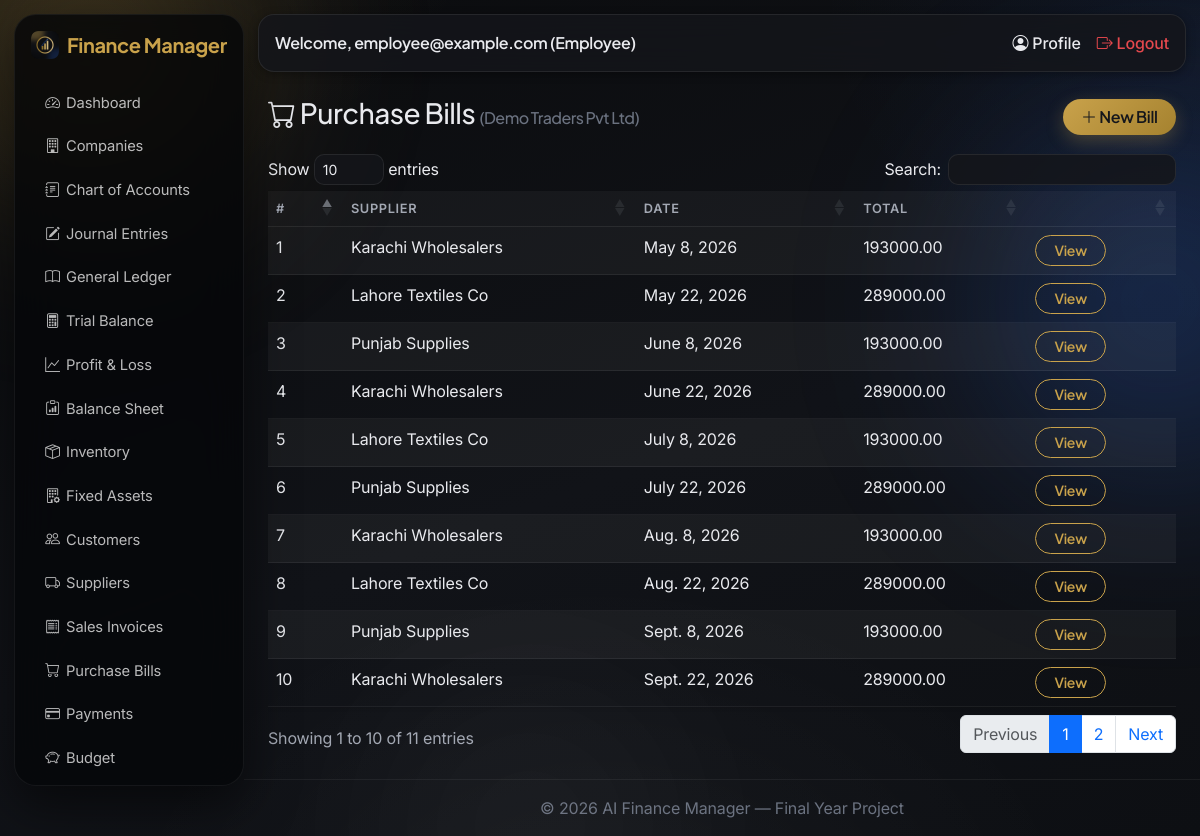
Page /transactions/bills/ (signed in) on the committed database.
### accounts/models.py (models this page shows, shortened)
class User(AbstractUser):
    class Role(models.TextChoices):
        SUPER_ADMIN = 'SUPER_ADMIN', 'Super Admin'
        COMPANY_OWNER = 'COMPANY_OWNER', 'Company Owner'
        ACCOUNTANT = 'ACCOUNTANT', 'Accountant'
        EMPLOYEE = 'EMPLOYEE', 'Employee'
    role = models.CharField(max_length=20, choices=Role.choices, default=Role.COMPANY_OWNER)
    email = models.EmailField(unique=True)
    phone = models.CharField(max_length=20, blank=True)
    profile_picture = models.ImageField(upload_to='profile_pics/', blank=True, null=True)

### companies/models.py (models this page shows, shortened)
class Company(models.Model):
    owner = models.ForeignKey(settings.AUTH_USER_MODEL, on_delete=models.CASCADE, related_name='companies')
    name = models.CharField(max_length=200)
    country = models.CharField(max_length=100)
    currency = models.CharField(max_length=10, default='USD')
    fiscal_year_start = models.DateField()
    class Standard(models.TextChoices):
        IFRS = 'IFRS', 'IFRS'
        GAAP = 'GAAP', 'US GAAP'
    class InventoryMethod(models.TextChoices):
        FIFO = 'FIFO', 'FIFO (First-In, First-Out)'
        LIFO = 'LIFO', 'LIFO (Last-In, First-Out) - US GAAP only'
        WAC = 'WAC', 'Weighted Average Cost'
    accounting_standard = models.CharField(
        max_length=20, choices=Standard.choices, default=Standard.IFRS,
        help_text='Controls how inventory is valued and how the Balance Sheet / Income Statement are presented.',
    )
    inventory_method = models.CharField(
        max_length=10, choices=InventoryMethod.choices, default=InventoryMethod.FIFO,
        help_text='Cost-flow method. LIFO is prohibited under IFRS (IAS 2).',
    )
    logo = models.ImageField(upload_to='company_logos/', blank=True, null=True)
    address = models.CharField(max_length=255, blank=True)
    phone = models.CharField(max_length=20, blank=True)
    email = models.EmailField(blank=True)
    created_at = models.DateTimeField(auto_now_add=True)
    staff = models.ManyToManyField(
        settings.AUTH_USER_MODEL, blank=True, related_name='member_companies',
        help_text='Accountants/Employees granted access to this company.',
    )
    class Meta:
        verbose_name_plural = 'Companies'
        ordering = ['-created_at']

### transactions/models.py (models this page shows, shortened)
class PurchaseBill(models.Model):
    company = models.ForeignKey(Company, on_delete=models.CASCADE, related_name='purchase_bills')
    supplier = models.ForeignKey(Supplier, on_delete=models.CASCADE, related_name='bills')
    purchase_date = models.DateField()
    created_at = models.DateTimeField(auto_now_add=True)
    @property
    def total(self):
        return sum(line.total for line in self.lines.all())

class Supplier(models.Model):
    company = models.ForeignKey(Company, on_delete=models.CASCADE, related_name='suppliers')
    name = models.CharField(max_length=150)
    phone = models.CharField(max_length=20, blank=True)
    email = models.EmailField(blank=True)
    address = models.CharField(max_length=255, blank=True)

class PurchaseBillLine(models.Model):
    bill = models.ForeignKey(PurchaseBill, on_delete=models.CASCADE, related_name='lines')
    item = models.ForeignKey(InventoryItem, on_delete=models.CASCADE)
    quantity = models.PositiveIntegerField()
    amount = models.DecimalField(max_digits=12, decimal_places=2)
    @property
    def total(self):
        return self.quantity * self.amount

### transactions/views.py (the view)
# urls.py: path('bills/', views.bill_list, name='bill_list'),
@login_required
def bill_list(request):
    company = get_active_company(request)
    bills = PurchaseBill.objects.filter(company=company) if company else PurchaseBill.objects.none()
    return render(request, 'transactions/bill_list.html', {'bills': bills, 'company': company})

### accounting/views.py (called while the page is built)
def get_active_company(request):
    accessible = user_accessible_companies(request.user)
    company_id = request.session.get('active_company_id')
    company = None
    if company_id:
        company = accessible.filter(pk=company_id).first()
    if not company:
        company = accessible.first()
        if company:
            request.session['active_company_id'] = company.pk
    return company

### accounts/permissions.py (called while the page is built)
def is_super_admin(user):
    return user.is_authenticated and user.role == user.Role.SUPER_ADMIN

def user_accessible_companies(user):
    from companies.models import Company
    if is_super_admin(user):
        return Company.objects.all()
    return Company.objects.filter(models_q_owner_or_staff(user)).distinct()

def models_q_owner_or_staff(user):
    from django.db.models import Q
    return Q(owner=user) | Q(staff=user)

### transactions/templates/transactions/bill_list.html (shortened to what this page needs)
{% extends 'base.html' %}
{% block content %}
<div class="d-flex justify-content-between align-items-center mb-3">
    <h3><i class="bi bi-cart"></i> Purchase Bills {% if company %}<small class="text-muted fs-6">({{ company.name }})</small>{% endif %}</h3>
    <a href="{% url 'transactions:bill_create' %}" class="btn btn-primary"><i class="bi bi-plus-lg"></i> New Bill</a>
</div>
<div class="table-responsive">
<table class="table table-striped bg-white shadow-sm" data-datatable>
    <thead><tr><th>#</th><th>Supplier</th><th>Date</th><th>Total</th><th></th></tr></thead>
    <tbody>
    {% for bill in bills %}
        <tr>
            <td>{{ bill.pk }}</td><td>{{ bill.supplier.name }}</td><td>{{ bill.purchase_date }}</td><td>{{ bill.total }}</td>
            <td><a href="{% url 'transactions:bill_detail' bill.pk %}" class="btn btn-sm btn-outline-primary">View</a></td>
        </tr>
    {% empty %}
        <tr><td colspan="5" class="text-center text-muted">No purchase bills yet.</td></tr>
    {% endfor %}
    </tbody>
</table>
</div>
{% endblock %}

### templates/base.html (shortened to what this page needs)
<!DOCTYPE html>
<html lang="en">
<head>
    {% load static %}
    <link href="https://cdn.jsdelivr.net/npm/bootstrap@5.3.3/dist/css/bootstrap.min.css" rel="stylesheet">
    <link rel="stylesheet" href="https://cdn.jsdelivr.net/npm/bootstrap-icons@1.11.3/font/bootstrap-icons.css">
    <link rel="stylesheet" href="https://cdn.datatables.net/1.13.8/css/dataTables.bootstrap5.min.css">
    <link rel="stylesheet" href="{% load static %}{% static 'css/style.css' %}">
</head>
<body>
<div class="aurora-blob b1"></div>
<div class="aurora-blob b2"></div>
<div class="aurora-blob b3"></div>
{% if user.is_authenticated %}
<div class="d-flex">
    <nav class="sidebar bg-dark text-white p-3" id="sidebarNav" style="width:230px;">
        <h5 class="mb-4 d-flex align-items-center gap-2">
            <img src="{% static 'img/logo.png' %}" alt="AI Finance Manager" style="width:28px;height:28px;border-radius:7px;">
            Finance Manager
        </h5>
        <ul class="nav nav-pills flex-column gap-1">
            <li class="nav-item"><a class="nav-link text-white" href="{% url 'dashboard:home' %}"><i class="bi bi-speedometer2"></i> Dashboard</a></li>
            <li class="nav-item"><a class="nav-link text-white" href="{% url 'companies:list' %}"><i class="bi bi-building"></i> Companies</a></li>
            <li class="nav-item"><a class="nav-link text-white" href="{% url 'accounting:account_list' %}"><i class="bi bi-journal-text"></i> Chart of Accounts</a></li>
            <li class="nav-item"><a class="nav-link text-white" href="{% url 'accounting:journal_list' %}"><i class="bi bi-pencil-square"></i> Journal Entries</a></li>
            <li class="nav-item"><a class="nav-link text-white" href="{% url 'accounting:ledger' %}"><i class="bi bi-book"></i> General Ledger</a></li>
            <li class="nav-item"><a class="nav-link text-white" href="{% url 'accounting:trial_balance' %}"><i class="bi bi-calculator"></i> Trial Balance</a></li>
            <li class="nav-item"><a class="nav-link text-white" href="{% url 'accounting:profit_and_loss' %}"><i class="bi bi-graph-up"></i> Profit &amp; Loss</a></li>
            <li class="nav-item"><a class="nav-link text-white" href="{% url 'accounting:balance_sheet' %}"><i class="bi bi-clipboard-data"></i> Balance Sheet</a></li>
            <li class="nav-item"><a class="nav-link text-white" href="{% url 'inventory:item_list' %}"><i class="bi bi-box-seam"></i> Inventory</a></li>
            <li class="nav-item"><a class="nav-link text-white" href="{% url 'assets:asset_list' %}"><i class="bi bi-building-gear"></i> Fixed Assets</a></li>
            <li class="nav-item"><a class="nav-link text-white" href="{% url 'transactions:customer_list' %}"><i class="bi bi-people"></i> Customers</a></li>
            <li class="nav-item"><a class="nav-link text-white" href="{% url 'transactions:supplier_list' %}"><i class="bi bi-truck"></i> Suppliers</a></li>
            <li class="nav-item"><a class="nav-link text-white" href="{% url 'transactions:invoice_list' %}"><i class="bi bi-receipt"></i> Sales Invoices</a></li>
            <li class="nav-item"><a class="nav-link text-white" href="{% url 'transactions:bill_list' %}"><i class="bi bi-cart"></i> Purchase Bills</a></li>
            <li class="nav-item"><a class="nav-link text-white" href="{% url 'transactions:payment_list' %}"><i class="bi bi-credit-card"></i> Payments</a></li>
            <li class="nav-item"><a class="nav-link text-white" href="{% url 'transactions:budget_list' %}"><i class="bi bi-piggy-bank"></i> Budget</a></li>
            <li class="nav-item"><a class="nav-link text-white" href="{% url 'reports:ai_dashboard' %}"> AI Reports</a></li>
        </ul>
    </nav>
    <div class="flex-grow-1">
        <nav class="navbar navbar-expand navbar-light bg-white border-bottom px-3">
            <span class="navbar-text">Welcome, {{ user.username }} ({{ user.get_role_display }})</span>
            <div class="ms-auto d-flex gap-3">
                <a href="{% url 'accounts:profile' %}" class="text-decoration-none"><i class="bi bi-person-circle"></i> Profile</a>
                <a href="{% url 'accounts:logout' %}" class="text-decoration-none text-danger"><i class="bi bi-box-arrow-right"></i> Logout</a>
            </div>
        </nav>
        <div class="p-4">
            {% block content %}{% endblock %}
        </div>
        <footer class="text-center text-muted py-3 border-top">
            &copy; {% now "Y" %} AI Finance Manager — Final Year Project
        </footer>
    </div>
</div>
{% else %}
    {% block auth_content %}{% endblock %}
{% endif %}
</body>
</html>

### rows in the picture
User: username "employee@example.com", role "Employee"
Company: name "Demo Traders Pvt Ltd"
PurchaseBill: pk "1", supplier.name "Karachi Wholesalers", purchase_date "May 8, 2026", total "193000.00"
PurchaseBill: pk "2", supplier.name "Lahore Textiles Co", purchase_date "May 22, 2026", total "289000.00"
PurchaseBill: pk "3", supplier.name "Punjab Supplies", purchase_date "June 8, 2026", total "193000.00"
PurchaseBill: pk "4", supplier.name "Karachi Wholesalers", purchase_date "June 22, 2026", total "289000.00"
PurchaseBill: pk "5", supplier.name "Lahore Textiles Co", purchase_date "July 8, 2026", total "193000.00"
PurchaseBill: pk "6", supplier.name "Punjab Supplies", purchase_date "July 22, 2026", total "289000.00"
PurchaseBill: pk "7", supplier.name "Karachi Wholesalers", purchase_date "Aug. 8, 2026", total "193000.00"
PurchaseBill: pk "8", supplier.name "Lahore Textiles Co", purchase_date "Aug. 22, 2026", total "289000.00"
PurchaseBill: pk "9", supplier.name "Punjab Supplies", purchase_date "Sept. 8, 2026", total "193000.00"
PurchaseBill: pk "10", supplier.name "Karachi Wholesalers", purchase_date "Sept. 22, 2026", total "289000.00"
